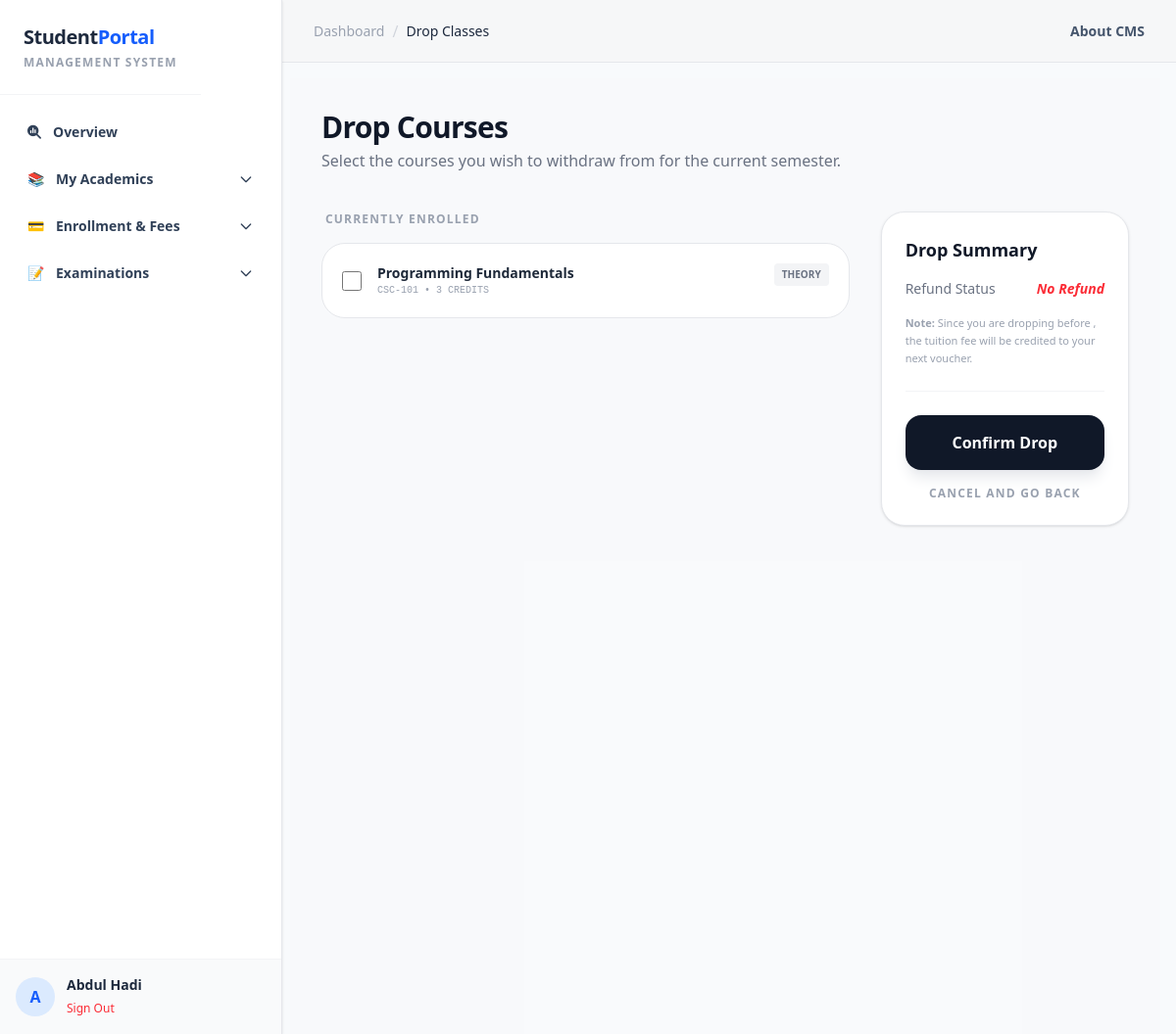
The app's page /student/dashboard/academics/drop_course_page/ (signed in) with its own data.
### apps/accounts/models.py (models this page shows, shortened)
class CustomUser(AbstractUser):
    phone = models.CharField(max_length=30,unique=True,null=True, blank=True)
    birth_date = models.DateField(null=True,blank=True)

### apps/academics/models.py (models this page shows, shortened)
class Enrollment(models.Model):
    status_choices = (
        ('active','Active'),
        ('dropped','Dropped (Before Deadline)'),
        ('withdrawn','Withdrawn (After Deadline)'),
    )
    student = models.ForeignKey('accounts.Student',related_name='enrollments',on_delete=models.CASCADE)
    course_by_section = models.ForeignKey(CourseBySection,related_name='enrollments',on_delete=models.CASCADE)
    semester = models.ForeignKey(Semester, related_name='enrollments',on_delete=models.CASCADE)
    enrolled_at = models.DateField(auto_now_add=True)
    status = models.CharField(max_length=30, choices=status_choices, default='active')
    fee_amount = models.DecimalField(max_digits=10, decimal_places=2)
    exam_fee = models.DecimalField(max_digits=10, decimal_places=2)
    class Meta:
        constraints = [
            models.UniqueConstraint(
                fields=['student', 'course_by_section','semester'],
                condition=Q(status='active'),
                name='unique_active_enrollment'
            )
        ]

class CourseBySection(models.Model):
    course = models.ForeignKey(Course, related_name='sections',on_delete=models.CASCADE)
    section = models.ForeignKey(Section, related_name='courses', on_delete=models.CASCADE)
    course_code_by_section = models.PositiveSmallIntegerField()
    created_at = models.DateField(auto_now_add=True)
    no_of_enrolled_students = models.PositiveSmallIntegerField(default=0)
    semester = models.ForeignKey(Semester, related_name='courby_section', on_delete=models.PROTECT)
    class Meta:
        unique_together = ('course','section')

class Course(models.Model):
    COURSE_TYPE_CHOICES = (
        ('Lab','Lab'),
        ('Theory','Theory')
    )
    CATEGORY_CHOICES = [
        ('PROG', 'Programming'),
        ('MATH', 'Mathematics'),
        ('THEO', 'Theory'),
        ('SOFT', 'Software Engineering'),
        ('GEN', 'General Education'),
    ]
    name = models.CharField(max_length=55)
    credit_hours = models.PositiveSmallIntegerField()
    created_at = models.DateTimeField(auto_now_add=True)
    course_code = models.CharField(max_length=10,unique=True)
    course_type = models.CharField(max_length=10, choices=COURSE_TYPE_CHOICES, default='Theory')
    category = models.CharField(max_length=20, choices=CATEGORY_CHOICES, default='GEN')

### apps/academics/views/student_views.py (the view, shortened to what this page needs)
# urls.py: path('dashboard/academics/drop_course_page/',student_drop_course_page,name='drop_course'),
@student_only
@login_required
def student_drop_course_page(request):
    semester = Semester.latest_semester()
    enrollments = None
    if semester.can_drop_course:
        enrollments = Enrollment.objects.filter(student=request.user.student_profile,status='active',semester=semester)
    return render(request, 'temps/academics/pages/StudentDashboard/My Academics/DropClasses.html',{'semester':semester,'enrollments':enrollments,'page_name':'Drop Classes'})

### apps/academics/models.py (called while the page is built)
    @property
    def can_drop_course(self):
        if not self.drop_course_deadline:
            return True
        elif timezone.now().date() > self.drop_course_deadline:
            return False
        else:
            return True

    @classmethod
    def latest_semester(cls):
        return cls.objects.latest('end_date')

### apps/academics/permissions.py (called while the page is built)
def student_only(myview):
    @wraps(myview)
    def _wrapped(request, *args, **kwargs):
        if not request.user.is_authenticated:
            return redirect('accounts:login')
        if not hasattr(request.user,'student_profile'):
            return HttpResponseForbidden("Students Only")
        return myview(request, *args, **kwargs)
    return _wrapped

### apps/academics/templates/temps/academics/pages/StudentDashboard/My Academics/DropClasses.html (shortened to what this page needs)
{% extends "BaseStudentDashboard.html" %}
{% block main_section %}
{% if semester.can_drop_course %}
<div class="min-h-screen bg-gray-50/50 py-8 px-4 sm:px-6 lg:px-8">
    <div class="max-w-6xl mx-auto">
        <div class="mb-10">
            <h1 class="text-3xl font-extrabold text-gray-900 tracking-tight">Drop Courses</h1>
            <p class="text-gray-500 mt-1">Select the courses you wish to withdraw from for the current semester.</p>
        </div>
        <form method="POST" action="{% url 'drop_course'%}">
            <div class="grid grid-cols-1 lg:grid-cols-3 gap-8">
                <div class="lg:col-span-2 space-y-4">
                    <h2 class="text-xs font-black text-gray-400 uppercase tracking-widest ml-1">Currently Enrolled</h2>
                    {% for enrollment in enrollments %}
                    <label class="relative flex items-center bg-white border border-gray-200 p-5 rounded-3xl cursor-pointer hover:border-gray-400 transition-all group">
                        <div class="flex items-center h-5">
                            <input type="checkbox" name="enrollment_ids" value="{{ enrollment.id }}"
                                   class="h-5 w-5 text-gray-900 border-gray-300 rounded-full focus:ring-gray-900">
                        </div>
                        <div class="ml-4 flex-grow">
                            <div class="flex justify-between items-start">
                                <div>
                                    <span class="block text-sm font-bold text-gray-800 group-hover:text-black">{{ enrollment.course_by_section.course.name }}</span>
                                    <span class="block text-[10px] font-mono text-gray-400 uppercase">{{ enrollment.course_by_section.course.course_code }} • {{ enrollment.course_by_section.course.credit_hours }} Credits</span>
                                </div>
                                <span class="text-[10px] font-bold px-2 py-1 rounded bg-gray-100 text-gray-500 uppercase">
                                    {{ enrollment.course_by_section.course.course_type }}
                                </span>
                            </div>
                        </div>
                    </label>
                    {% empty %}
                    <div class="bg-white border-2 border-dashed border-gray-200 rounded-3xl p-12 text-center">
                        <p class="text-gray-400 font-medium">No active enrollments found for this semester.</p>
                    </div>
                    {% endfor %}
                </div>
                <div class="lg:col-span-1">
                    <div class="bg-white border border-gray-200 rounded-3xl shadow-sm p-6 sticky top-8">
                        <h3 class="text-lg font-bold text-gray-900 mb-4">Drop Summary</h3>
                        <div class="space-y-4 border-b border-gray-100 pb-6 mb-6">
                            <div class="flex justify-between text-sm">
                                <span class="text-gray-500">Refund Status</span>
                                {% if is_before_deadline %}
                                <span class="text-emerald-600 font-bold italic">Full Credit (100%)</span>
                                {% else %}
                                <span class="text-red-500 font-bold italic">No Refund</span>
                                {% endif %}
                            </div>
                            <p class="text-[11px] text-gray-400 leading-relaxed">
                                <strong>Note:</strong>
                                {% if semester.can_drop_course %}
                                Since you are dropping before <strong>{{ deadline_date }}</strong>, the tuition fee will be credited to your next voucher.
                                {% else %}
                                The deadline has passed. Dropping now will result in a <strong>W (Withdrawn)</strong> grade and no fee refund.
                                {% endif %}
                            </p>
                        </div>
                        <button type="submit"
                                class="w-full bg-gray-900 text-white font-bold py-4 rounded-2xl hover:bg-black transition-all shadow-lg shadow-gray-200 disabled:opacity-50"
                                {% if not enrollments %}disabled{% endif %}>
                            Confirm Drop
                        </button>
                        <a href="" class="block text-center mt-4 text-xs font-bold text-gray-400 hover:text-gray-600 uppercase tracking-widest">
                            Cancel and Go Back
                        </a>
                    </div>
                </div>
            </div>
        </form>
    </div>
</div>
{% else %}
<h1 class="font-bold text-3xl">The drop course deadline has passed for this semester</h1>
{% endif %}
{% endblock %}

### templates/comps/StudentDashboard/sidebar.html (shortened to what this page needs)
{% load static %}
{% block sidebar %}
<aside id='sidebar' class="hidden md:flex flex-col bg-white border-r border-gray-200 fixed top-0 left-0 h-screen w-72 shadow-sm z-100">
    <div class="flex flex-row justify-between">
        <div class="p-6 border-b border-gray-100">
            <h1 class="text-xl font-bold text-slate-800 tracking-tight">Student<span class="text-blue-600">Portal</span></h1>
            <p class="text-xs text-gray-400 uppercase tracking-widest font-semibold mt-1">Management System</p>
        </div>
    </div>
    <div class="flex-1 overflow-y-auto py-4 px-3 space-y-1">
            <a href="{% url 'student_dashboard' %}" class="submenu-toggle w-full flex items-center justify-between px-4 py-3 text-sm font-semibold text-slate-700 hover:bg-gray-50 rounded-lg transition-all group">
                <div class="flex items-center">
                    <span class="fa-solid fa-magnifying-glass-chart mr-3"></span>
                     Overview
                </div>
            </a>
        <div class="menu-group">
            <button class="submenu-toggle w-full flex items-center justify-between px-4 py-3 text-sm font-semibold text-slate-700 hover:bg-gray-50 rounded-lg transition-all group">
                <div class="flex items-center">
                    <span class="mr-3">📚</span> My Academics
                </div>
                <svg class="w-4 h-4 transform transition-transform duration-200 arrow" fill="none" stroke="currentColor" viewBox="0 0 24 24"><path stroke-linecap="round" stroke-linejoin="round" stroke-width="2" d="M19 9l-7 7-7-7"></path></svg>
            </button>
        </div>
        <div class="menu-group">
            <button class="submenu-toggle w-full flex items-center justify-between px-4 py-3 text-sm font-semibold text-slate-700 hover:bg-gray-50 rounded-lg transition-all">
                <div class="flex items-center">
                    <span class="mr-3">💳</span> Enrollment & Fees
                </div>
                <svg class="w-4 h-4 transform transition-transform duration-200 arrow" fill="none" stroke="currentColor" viewBox="0 0 24 24"><path stroke-linecap="round" stroke-linejoin="round" stroke-width="2" d="M19 9l-7 7-7-7"></path></svg>
            </button>
        </div>
        <div class="menu-group">
            <button class="submenu-toggle w-full flex items-center justify-between px-4 py-3 text-sm font-semibold text-slate-700 hover:bg-gray-50 rounded-lg transition-all">
                <div class="flex items-center">
                    <span class="mr-3">📝</span> Examinations
                </div>
                <svg class="w-4 h-4 transform transition-transform duration-200 arrow" fill="none" stroke="currentColor" viewBox="0 0 24 24"><path stroke-linecap="round" stroke-linejoin="round" stroke-width="2" d="M19 9l-7 7-7-7"></path></svg>
            </button>
        </div>
    </div>
    <div class="p-4 border-t border-gray-100 bg-gray-50">
        <div class="flex items-center">
            <div class="w-10 h-10 rounded-full bg-blue-100 flex items-center justify-center text-blue-600 font-bold">
                {{ request.user.first_name|first }}
            </div>
            <div class="ml-3">
                <p class="text-sm font-bold text-slate-800">{{ request.user.get_full_name }}</p>
                <a href="{% url 'accounts:logout' %}" class="text-xs text-red-500 hover:underline">Sign Out</a>
            </div>
        </div>
    </div>
</aside>
{% endblock %}

### records on screen
CustomUser: user.first_name|first "A", user.get_full_name "Abdul Hadi"
Enrollment: course_by_section.course.name "Programming Fundamentals", course_by_section.course.course_code "CSC-101", course_by_section.course.credit_hours "3", course_by_section.course.course_type "THEORY"

### other values on screen
{{ page_name }} "Drop Classes"
